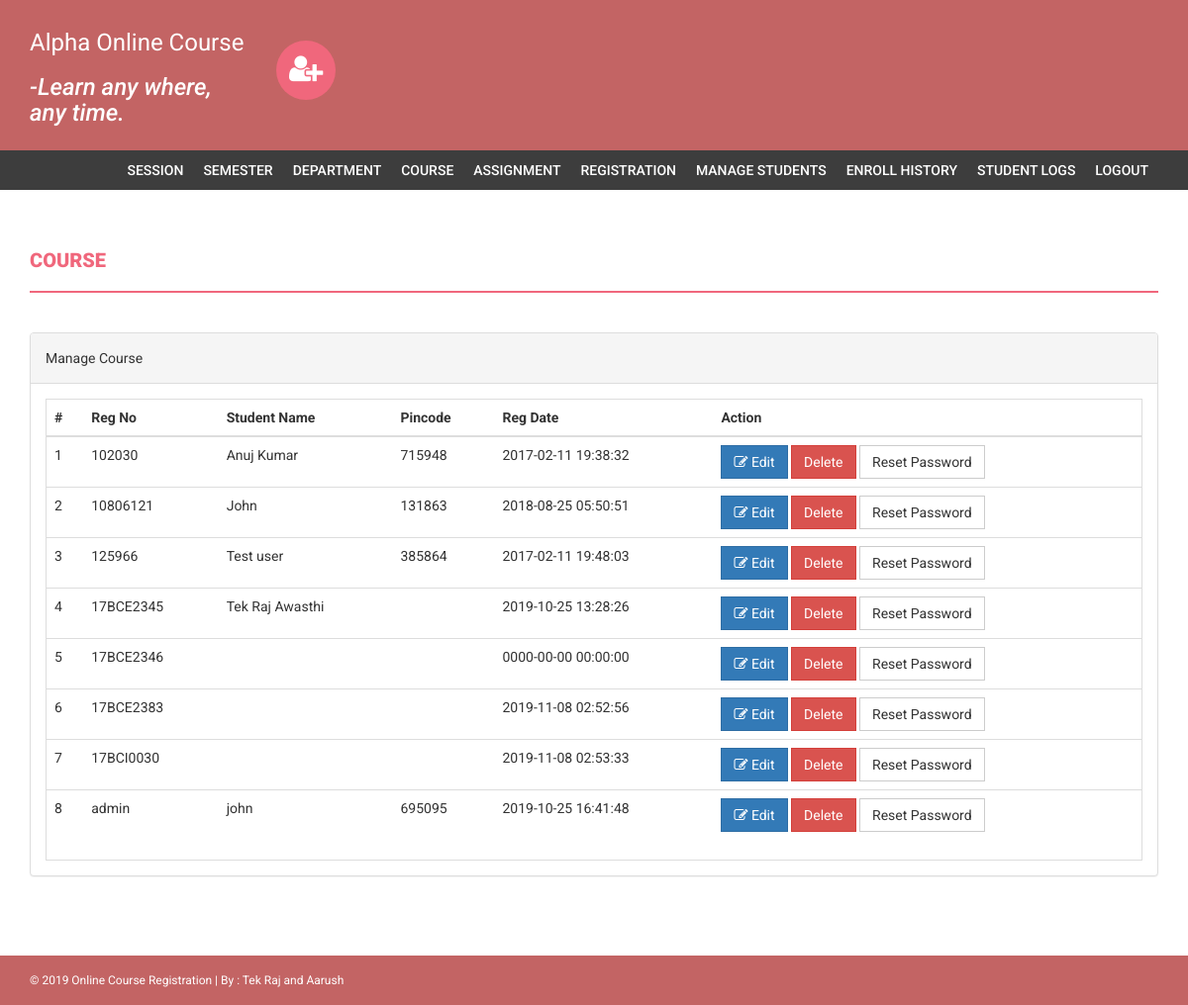
Page /admin/manage-students.php (signed in) on the committed database.
### tables this page shows
CREATE TABLE `students` (
  `StudentRegno` varchar(255) NOT NULL,
  `studentPhoto` varchar(255) DEFAULT NULL,
  `password` varchar(255) NOT NULL,
  `studentName` varchar(255) DEFAULT NULL,
  `pincode` varchar(255) DEFAULT NULL,
  `session` varchar(255) DEFAULT NULL,
  `department` varchar(255) DEFAULT NULL,
  `semester` varchar(255) DEFAULT NULL,
  `cgpa` decimal(10,2) DEFAULT NULL,
  `creationdate` timestamp NULL DEFAULT CURRENT_TIMESTAMP,
  `updationDate` varchar(255) DEFAULT NULL
);

### admin/manage-students.php (the view, shortened to what this page needs)
<?php
if(strlen($_SESSION['alogin'])==0)
    {
header('location:index.php');
}
else{
?>
<!DOCTYPE html>
<html xmlns="http://www.w3.org/1999/xhtml">
<head>
    <link href="assets/css/bootstrap.css" rel="stylesheet" />
    <link href="assets/css/font-awesome.css" rel="stylesheet" />
    <link href="assets/css/style.css" rel="stylesheet" />
</head>
<body>
<?php include('includes/header.php');?>
<?php if($_SESSION['alogin']!="")
{
 include('includes/menubar.php');
}
 ?>
    <div class="content-wrapper">
        <div class="container">
              <div class="row">
                    <div class="col-md-12">
                        <h1 class="page-head-line">Course  </h1>
                    </div>
                </div>
                <div class="row" >
                <div class="col-md-12">
                    <div class="panel panel-default">
                        <div class="panel-heading">
                            Manage Course
                        </div>
                        <div class="panel-body">
                            <div class="table-responsive table-bordered">
                                <table class="table">
                                    <thead>
                                        <tr>
                                            <th>#</th>
                                            <th>Reg No </th>
                                            <th>Student Name </th>
                                            <th> Pincode</th>
                                             <th>Reg Date</th>
                                             <th>Action</th>
                                        </tr>
                                    </thead>
                                    <tbody>
<?php
$sql=mysqli_query($con,"select * from students");
$cnt=1;
while($row=mysqli_fetch_array($sql))
{
?>
                                        <tr>
                                            <td><?php echo $cnt;?></td>
                                            <td><?php echo htmlentities($row['StudentRegno']);?></td>
                                            <td><?php echo htmlentities($row['studentName']);?></td>
                                            <td><?php echo htmlentities($row['pincode']);?></td>
                                            <td><?php echo htmlentities($row['creationdate']);?></td>
                                            <td>
                                            <a href="edit-student-profile.php?id=<?php echo $row['StudentRegno']?>">
<button class="btn btn-primary"><i class="fa fa-edit "></i> Edit</button> </a>
<a href="manage-students.php?id=<?php echo $row['StudentRegno']?>&del=delete" onClick="return confirm('Are you sure you want to delete?')">
                                            <button class="btn btn-danger">Delete</button>
</a>
<a href="manage-students.php?id=<?php echo $row['StudentRegno']?>&pass=update" onClick="return confirm('Are you sure you want to reset password?')">
<button type="submit" name="submit" id="submit" class="btn btn-default">Reset Password</button>
</a>
                                            </td>
                                        </tr>
<?php
$cnt++;
} ?>
                                    </tbody>
                                </table>
                            </div>
                        </div>
                    </div>
                </div>
            </div>
        </div>
    </div>
  <?php include('includes/footer.php');?>
</body>
</html>
<?php } ?>

### admin/assets/css/style.css (style rules this page uses)
body { font-family: 'Roboto', sans-serif; line-height: 30px; }
.content-wrapper { margin-top: 40px; min-height: 600px; padding-bottom: 60px; }
.page-head-line { font-weight: 900; padding-bottom: 20px; border-bottom: 2px solid #F0677C; text-transform: uppercase; color: #F0677C; font-size: 20px; margin-bottom: 40px; }
.btn { border-radius: 0px; -webkit-border-radius: 0px; -moz-border-radius: 0px; }

### rows in the picture
students: StudentRegno "102030", studentName "Anuj Kumar", pincode "715948", creationdate "2017-02-11 19:38:32"
students: StudentRegno "10806121", studentName "John", pincode "131863", creationdate "2018-08-25 05:50:51"
students: StudentRegno "125966", studentName "Test user", pincode "385864", creationdate "2017-02-11 19:48:03"
students: StudentRegno "17BCE2345", studentName "Tek Raj Awasthi", creationdate "2019-10-25 13:28:26"
students: StudentRegno "17BCE2346", creationdate "0000-00-00 00:00:00"
students: StudentRegno "17BCE2383", creationdate "2019-11-08 02:52:56"
students: StudentRegno "17BCI0030", creationdate "2019-11-08 02:53:33"
students: StudentRegno "admin", studentName "john", pincode "695095", creationdate "2019-10-25 16:41:48"
